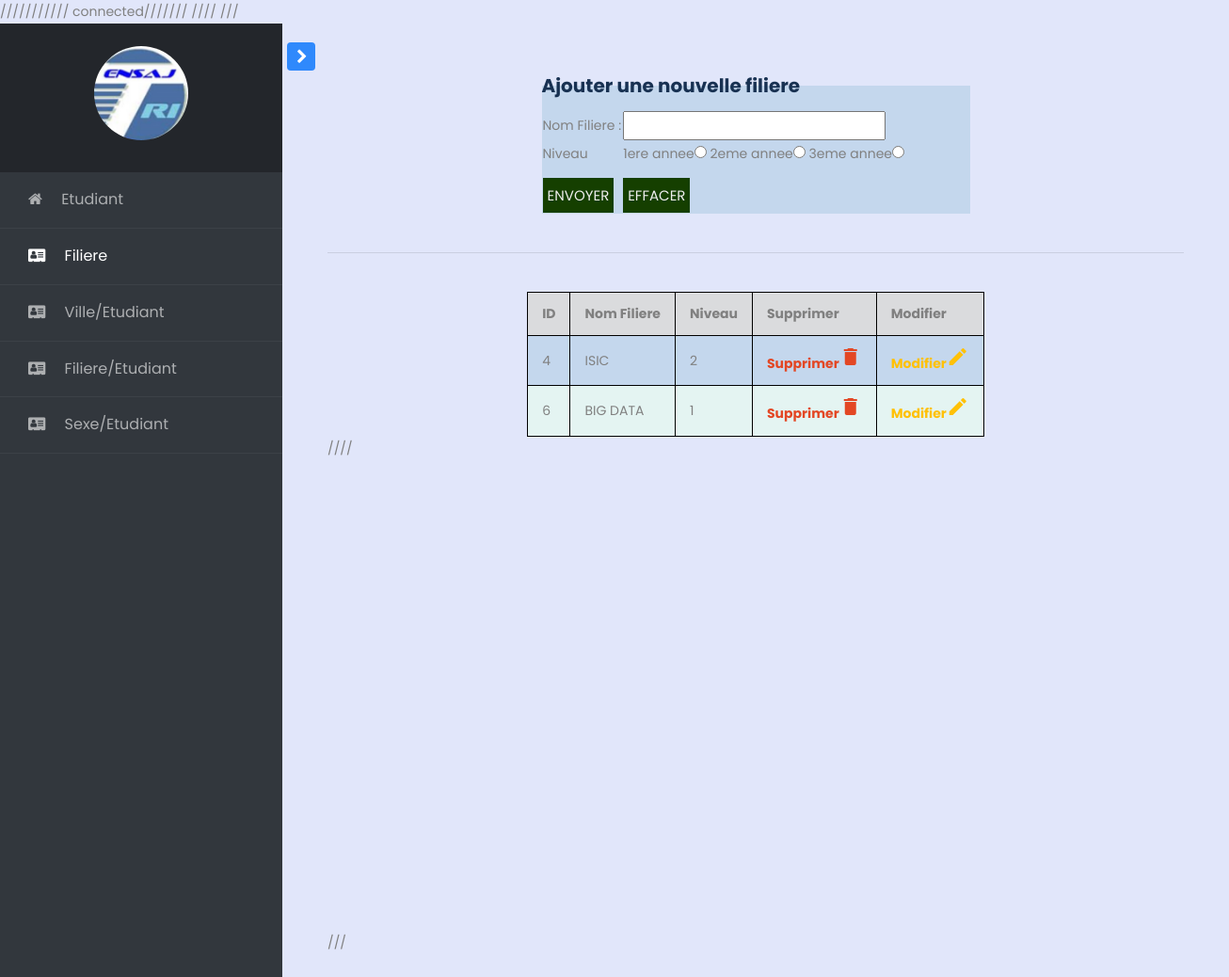
Screenshot of /index1.php with the database file from the repository.
### tables this page shows
CREATE TABLE `filiere` (
  `id` int(100) NOT NULL,
  `nom` varchar(30) NOT NULL,
  `niveau` int(10) NOT NULL
);

### connexion/Connexion.php (called while the page is built)
<?php
class Connexion {
    private $connexion;
    public function __construct() {
        $host = 'localhost';
        $dbname = 'school1';
        $login = 'root';
        $password = '';
        try {
            $this->connexion = new PDO("mysql:host=$host;dbname=$dbname", $login, $password);
            $this->connexion->query("SET NAMES UTF8");
        } catch (Exception $e) {
            die('Erreur : ' . $e->getMessage());
        }
    }
    function getConnexion() {
        return $this->connexion;
    }
}

### service/FiliereService.php (called while the page is built, shortened)
<?php
include_once RACINE . '/classes/Filiere.php';
include_once RACINE . '/connexion/Connexion.php';
class FiliereService implements IDao {
    private $connexion;
    function __construct() {
        $this->connexion = new Connexion();
    }
    public function findAll() {
        $etds = array();
        $query = "select * from filiere";
        $req = $this->connexion->getConnexion()->prepare($query);
        $req->execute();
        while ($e = $req->fetch(PDO::FETCH_OBJ)) {
            $etds[] = new Filiere($e->id, $e->nom, $e->niveau);
        }
        return $etds;
    }
}

### classes/Filiere.php (called while the page is built, shortened)
<?php
class Filiere {
    private $id;
    private $nom;
    private $niveau;
    function __construct($id, $nomFiliere, $niveau) {
        $this->id = $id;
        $this->nom = $nomFiliere;
        $this->niveau= $niveau;
    }
    function getId() {
        return $this->id;
    }
    function getNom() {
        return $this->nom;
    }
    function getNiveau() {
        return $this->niveau;
    }
}

### index1.php (the view, shortened to what this page needs)
<!doctype html>
<?php
  $con = mysqli_connect("localhost","root","","school1");
  if($con){
    echo "connected";
  }
?>
///////
<html lang="en">
  <head>
		<link rel="stylesheet" href="https://stackpath.bootstrapcdn.com/font-awesome/4.7.0/css/font-awesome.min.css">
		<link rel="stylesheet" href="css/style.css">
        ////
    ///
  </head>
  <body>
 <div class="wrapper d-flex align-items-stretch">
			<nav id="sidebar">
				<div class="custom-menu">
					<button type="button" id="sidebarCollapse" class="btn btn-primary">
	        </button>
        </div>
	  		<div class="img bg-wrap text-center py-4" style="background-image: url(images/bg_1.jpg);">
	  			<div class="user-logo">
	  				<div class="img" style="background-image: url(images/logo.jpg);"></div>
	  			</div>
	  		</div>
                    <ul class="list-unstyled components mb-5">
                <li >
                    <a href="index.php"><span class="fa fa-home mr-3"></span> Etudiant</a>
                </li>
                <li class="active">
                    <a href="index1.php"><span class="fa fa-address-card mr-3"></span> Filiere</a>
                </li>
                <li >
                    <a href="index2.php"><span class="fa fa-address-card mr-3"></span> Ville/Etudiant</a>
                </li>
                <li  >
                    <a href="index3.php"><span class="fa fa-address-card mr-3"></span> Filiere/Etudiant</a>
                </li>
                <li >
                    <a href="index4.php"><span class="fa fa-address-card mr-3"></span> Sexe/Etudiant</a>
                </li>
                </ul>
    	</nav>
      <div id="content" class="p-4 p-md-5 pt-5">
    <body>
        <form method="GET" action="controller/addFiliere.php">
            <fieldset>
                <legend>Ajouter une nouvelle filiere</legend>
                <table border="0">
                    <tr>
                        <td>Nom Filiere : </td>
                        <td><input type="text" name="nom" value="" /></td>
                    </tr>
                    <tr>
                        <td>Niveau </td>
                        <td>
                            1ere annee<input type="radio" name="niveau" value="1ere annee" />
                            2eme annee<input type="radio" name="niveau" value="2eme annee" />
                            3eme annee<input type="radio" name="niveau" value="3eme annee" />
                        </td>
                    </tr>
                    <tr>
                        <td><input class="button1" type="submit" value="Envoyer" /></td>
                        <td><input class="button2" type="reset" value="Effacer" /></td>
                    </tr>
                </table>
            </fieldset>
            <br><hr><br>
        </form>
        <table border="1" class="tab">
            <thead>
                <tr>
                    <th>ID</th>
                    <th>Nom Filiere</th>
                    <th>Niveau</th>
                    <th>Supprimer</th>
                    <th>Modifier</th>
                </tr>
            </thead>
            <tbody>
                <?php
                include_once RACINE . '/service/FiliereService.php';
                $es = new FiliereService();
                foreach ($es->findAll() as $e) {
                    ?>
                    <tr>
                        <td><?php echo $e->getId(); ?></td>
                        <td><?php echo $e->getNom(); ?></td>
                        <td><?php echo $e->getNiveau(); ?></td>
                        <td>
                            <a href="controller/deleteFiliere.php?id=
                                    <?php echo $e->getId(); ?>" class="supprimer">Supprimer<i class="material-icons">&#xE872;</i></a> </td>
                        <td><a href="updateFiliere.php" class="modifier">Modifier<i class="material-icons">&#xE254;</i></a></td>
                    </tr>
                <?php } ?>
            </tbody>
        </table>
        ////
        <div id="piechart" style="width: 900px; height: 500px; "></div>
        ///
    </body>
		</div>
  </body>
</html>

### index1.php (style rules this page uses)
fieldset { width: 50%; margin: auto; }
.tab { border-collapse: collapse; margin: 0 auto; }
.tab th { background-color: #DADBDD; }
.tab td, th { border : 1px solid black; padding: 10px 15px; }
.tab tr:nth-child(2n) { background-color: #E4F4F2 ; }
.tab tr:nth-child(2n + 1) { background-color: #C4D7ED; }
body { background-color: #E1E6FA ; }
fieldset { background-color: #C4D7ED ; }
legend { font-size: 20px; font-weight: bold; color: #183152; }
.button1 { border: none; display: block; text-align: center; cursor: pointer; text-transform: uppercase; outline: none; overflow: hidden; position: relative; color: #eeeeee; font-size: 15px; background-color: #153f00; padding: 5px 5px; margin-top: 10px; }
.button2 { border: none; display: block; text-align: center; cursor: pointer; text-transform: uppercase; outline: none; overflow: hidden; position: relative; color: #eeeeee; font-size: 15px; background-color: #153f00; padding: 5px 5px; margin-top: 10px; }
.modifier { color: #FFC107; font-weight: bold; }
.supprimer { color: #E34724; font-weight: bold; }

### rows the page displays
filiere: id "4", nom "ISIC", niveau "2"
filiere: id "6", nom "BIG DATA", niveau "1"
